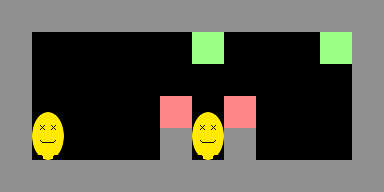

Below is a game level as drawn by its tile map, then a one-line description and the .tmx file that defines it, in full:
An orthogonal 12x6 tile map with 32x32 px tiles, 2 tile layers (world1, world2), 1 hidden layer not drawn, 2 tilesets.

<map version="1.0" tiledversion="1.1.4" orientation="orthogonal" renderorder="right-down" width="12" height="6" tilewidth="32" tileheight="32" infinite="0" nextobjectid="1">
 <properties>
  <property name="layout" value="1;2;" />
 </properties>
 <tileset firstgid="1" source="tileset.tsx" />
 <tileset firstgid="13" source="player.tsx" />
 <layer name="universal" width="12" height="6" visible="0">
  <data encoding="csv">
0,0,0,0,0,0,0,0,0,0,0,0,
0,0,0,0,0,0,0,0,0,0,0,0,
0,0,0,0,0,0,0,0,0,0,0,0,
0,0,0,0,0,0,0,0,0,0,0,0,
0,0,0,0,0,0,0,0,0,0,0,0,
0,0,0,0,0,0,0,0,0,0,0,0
</data>
 </layer>
 <layer name="world1" width="12" height="6">
  <data encoding="csv">
0,0,0,0,0,0,0,0,0,0,0,0,
0,0,0,0,0,0,2,0,0,0,0,0,
0,0,0,0,0,0,0,0,0,0,0,0,
0,0,0,0,0,1,0,1,0,0,0,0,
0,0,0,0,0,3,13,3,0,0,0,0,
0,0,0,0,0,3,3,3,0,0,0,0
</data>
 </layer>
 <layer name="world2" width="12" height="6">
  <data encoding="csv">
3,3,3,3,3,3,3,3,3,3,3,3,
3,0,0,0,0,0,0,0,0,0,2,3,
3,0,0,0,0,0,0,0,0,0,0,3,
3,0,0,0,0,0,0,0,0,0,0,3,
3,13,0,0,0,0,0,0,0,0,0,3,
3,3,3,3,3,0,0,3,3,3,3,3
</data>
 </layer>
</map>
